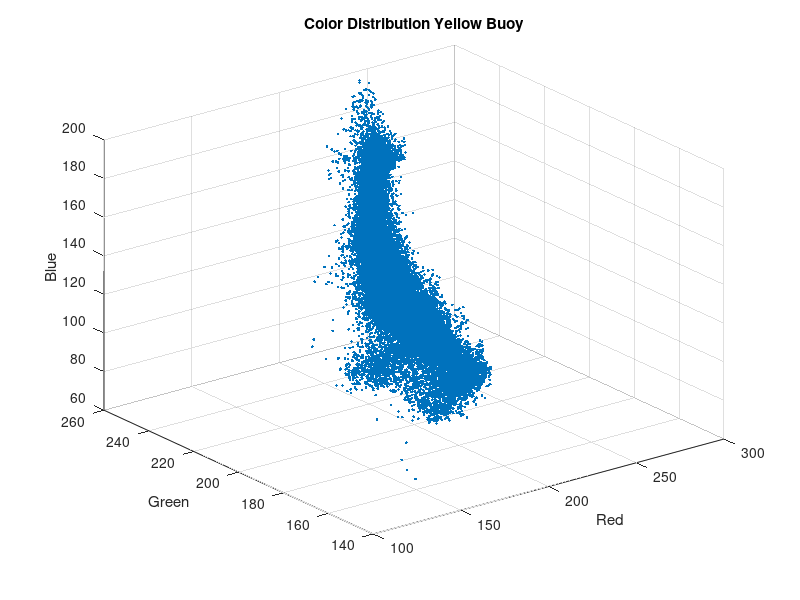
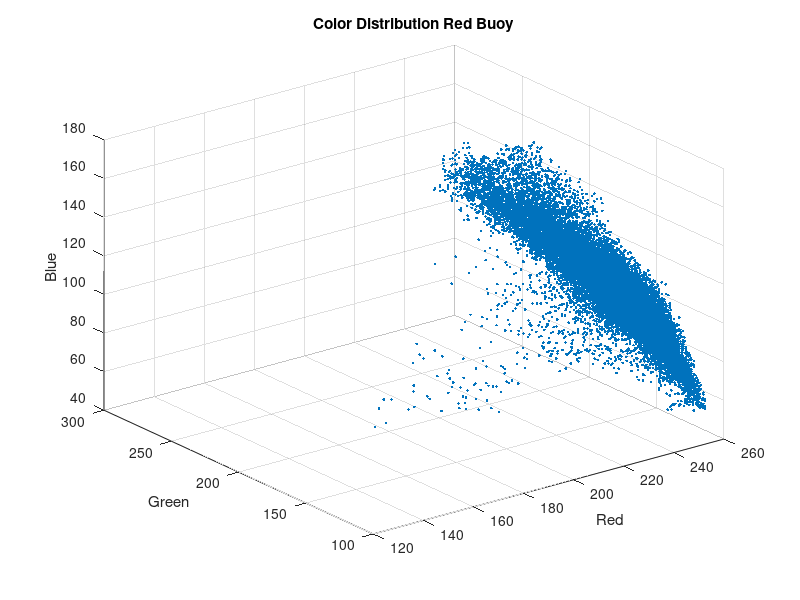
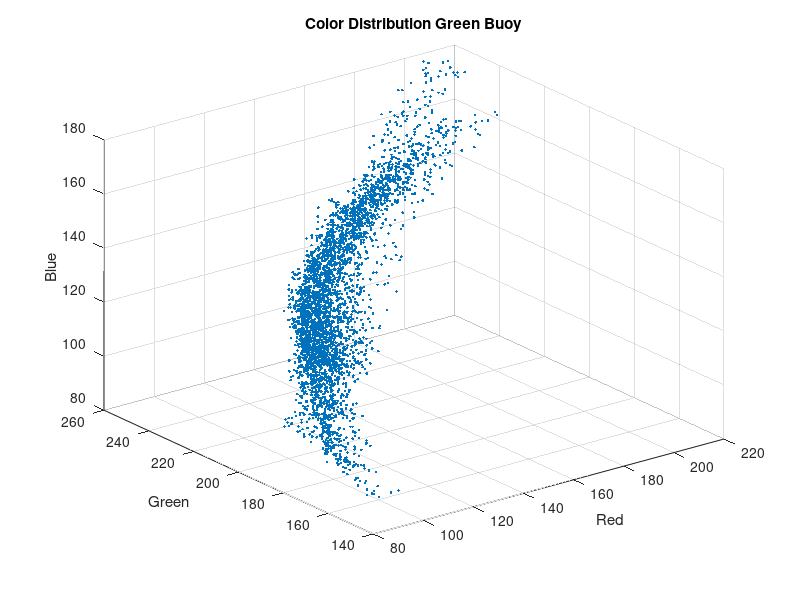

Here is the MATLAB script that generated these plots, in order:
load('Ysamples_comb.mat')
load('Rsamples_comb.mat')
load('Gsamples_1.mat')

figure
scatter3(Ysamples_comb(:,1), Ysamples_comb(:,2), Ysamples_comb(:,3), '.')
title('Color Distribution Yellow Buoy')
xlabel('Red')
ylabel('Green')
zlabel('Blue')
figure
scatter3(Rsamples_comb(:,1), Rsamples_comb(:,2), Rsamples_comb(:,3), '.')
title('Color Distribution Red Buoy')
xlabel('Red')
ylabel('Green')
zlabel('Blue')
figure
scatter3(Gsamples_1(:,1), Gsamples_1(:,2), Gsamples_1(:,3), '.')
title('Color Distribution Green Buoy')
xlabel('Red')
ylabel('Green')
zlabel('Blue')